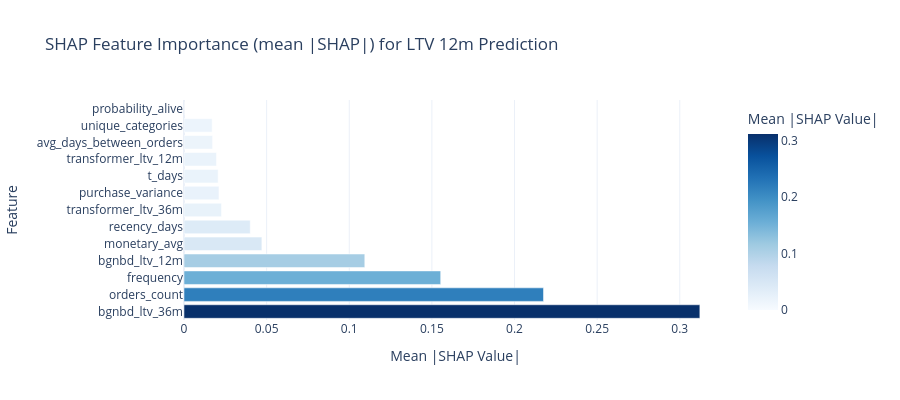

The cell this chart's notebook holds for it:
### Markdown cell above
## 8. SHAP Explainability

### Code cell
try:
    import shap
    rprint('[bold blue]Computing SHAP feature importance...[/bold blue]')
    global_importance = compute_global_shap_importance(fusion, meta_df, max_samples=500)
    rprint('\n[bold]Global SHAP Feature Importance:[/bold]')
    display(global_importance)

    fig = px.bar(
        global_importance.to_pandas(),
        x='mean_abs_shap', y='feature_name',
        orientation='h',
        title='SHAP Feature Importance (mean |SHAP|) for LTV 12m Prediction',
        labels={'mean_abs_shap': 'Mean |SHAP Value|', 'feature_name': 'Feature'},
        color='mean_abs_shap', color_continuous_scale='Blues',
    )
    fig.update_layout(height=400)
    fig.show()
    SHAP_COMPUTED = True
except ImportError:
    rprint('[yellow]SHAP not installed — skipping (pip install shap)[/yellow]')
    global_importance = pl.DataFrame()
    SHAP_COMPUTED = False

### Figure 1 — Plotly figure (JSON) as saved in the notebook; plotly's stock layout.template omitted (floating-point values rounded to 4 significant figures)
{"data": [{"hovertemplate": "Mean |SHAP Value|=%{marker.color}<br>Feature=%{y}<extra></extra>", "legendgroup": "", "marker": {"color": [0.3121, 0.2175, 0.1553, 0.1094, 0.04712, 0.04007, 0.02267, 0.02115, 0.02066, 0.01961, 0.0173, 0.017, 0.0], "coloraxis": "coloraxis", "pattern": {"shape": ""}}, "name": "", "orientation": "h", "showlegend": false, "textposition": "auto", "type": "bar", "x": [0.3121, 0.2175, 0.1553, 0.1094, 0.04712, 0.04007, 0.02267, 0.02115, 0.02066, 0.01961, 0.0173, 0.017, 0.0], "xaxis": "x", "y": ["bgnbd_ltv_36m", "orders_count", "frequency", "bgnbd_ltv_12m", "monetary_avg", "recency_days", "transformer_ltv_36m", "purchase_variance", "t_days", "transformer_ltv_12m", "avg_days_between_orders", "unique_categories", "probability_alive"], "yaxis": "y"}], "layout": {"barmode": "relative", "coloraxis": {"colorbar": {"title": {"text": "Mean |SHAP Value|"}}, "colorscale": [[0, "rgb(247,251,255)"], [0.125, "rgb(222,235,247)"], [0.25, "rgb(198,219,239)"], [0.375, "rgb(158,202,225)"], [0.5, "rgb(107,174,214)"], [0.625, "rgb(66,146,198)"], [0.75, "rgb(33,113,181)"], [0.875, "rgb(8,81,156)"], [1, "rgb(8,48,107)"]]}, "height": 400, "legend": {"tracegroupgap": 0}, "title": {"text": "SHAP Feature Importance (mean |SHAP|) for LTV 12m Prediction"}, "xaxis": {"anchor": "y", "domain": [0, 1], "title": {"text": "Mean |SHAP Value|"}}, "yaxis": {"anchor": "x", "domain": [0, 1], "title": {"text": "Feature"}}}}
